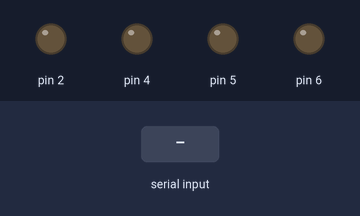
Simulated run of this sketch. Board: Arduino Uno, built with avr-gcc and run on an emulated ATmega328P. On the bench: output pins drawn as LEDs (lit = HIGH). The inputs (shaded band) are chosen by the test bench.

Above: at 1.2 s.
1.3 s: "#" received over Serial
At 2.4 s:
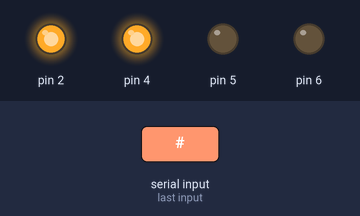
Timing chart, 0 to 4.3 s (numbered marks = the images above; inputs shaded):
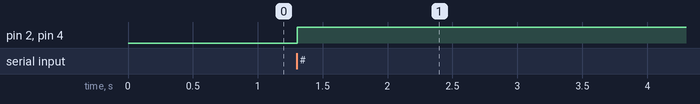

The sketch:

Motor_Move.ino
```cpp
String Bval;
int mspeed;
String Direction;
int speed;
int speed_increment;
float hrt;

void setup(){
  Serial.begin(9600);
  Bval = "";
  mspeed = 120;
  Direction = "";
  speed = 70;
  speed_increment = 10;
  hrt = 0.5;

  pinMode(2, OUTPUT);
  pinMode(5, OUTPUT);
  pinMode(4, OUTPUT);
  pinMode(6, OUTPUT);
}

void loop(){
  while (Serial.available() > 0) {
    Bval = Bval + ((char)(Serial.read()));
    delay(2);
  }
  //Serial.print(String(Direction));
  if(String(Bval).charAt(0)=='#'){
    Direction = Bval;
    if(String(Direction).charAt(1) == 'W'){ //Forward
    Serial.print("Test");
        digitalWrite(2,HIGH);
        analogWrite(5,speed);
        digitalWrite(4,LOW);
        analogWrite(6,(speed));
    }
    else if(String(Direction).charAt(1) == 'Q'){ //Left Forward
        digitalWrite(2,HIGH);
        analogWrite(5,speed*(1-hrt));
        digitalWrite(4,LOW);
        analogWrite(6,(speed*(1+hrt)));
    }
    else if(String(Direction).charAt(1) == 'E'){ //Right Forward
        digitalWrite(2,HIGH);
        analogWrite(5,speed*(1+hrt));
        digitalWrite(4,LOW);
        analogWrite(6,(speed*(1-hrt)));
    }
    else if(String(Direction).charAt(1) == 'S'){ //Stop
        digitalWrite(2,LOW);
        analogWrite(5,0);
        digitalWrite(4,HIGH);
        analogWrite(6,0);
    }
    else if(String(Direction).charAt(1) == 'X'){ //Back
        digitalWrite(2,LOW);
        analogWrite(5,speed);
        digitalWrite(4,HIGH);
        analogWrite(6,speed);
    }
    else if(String(Direction).charAt(1) == 'Z'){ //Left Back
        digitalWrite(2,LOW);
        analogWrite(5,speed*(1-hrt));
        digitalWrite(4,HIGH);
        analogWrite(6,speed*(1+hrt));
    }
    else if(String(Direction).charAt(1) == 'C'){ //Right Back
        digitalWrite(2,LOW);
        analogWrite(5,speed*(1+hrt));
        digitalWrite(4,HIGH);
        analogWrite(6,speed*(1-hrt));
    }
    else if(String(Direction).charAt(1) == 'A'){ //Rotate Left
        digitalWrite(2,LOW);
        analogWrite(5,speed);
        digitalWrite(4,LOW);
        analogWrite(6,speed);
    }
    else if(String(Direction).charAt(1) == 'D'){ //Rotate Right
        digitalWrite(2,HIGH);
        analogWrite(5,speed);
        digitalWrite(4,HIGH);
        analogWrite(6,speed);
    }
    else{
      digitalWrite(2,HIGH);
      analogWrite(5,0);
      digitalWrite(4,HIGH);
      analogWrite(6,0);
    }
  }
  else if(String(Bval).charAt(0)=='%'){
    if(String(Bval).charAt(1)=='I'){
      speed=speed+speed_increment;
    }
    else if(String(Bval).charAt(1)=='R'){
      speed=40;
    }
    else if(String(Bval).charAt(1)=='L'){
      speed=speed-speed_increment;
    }
    else{
    }
    Bval = "";
  }
  Bval = "";
}
```

Measured:
- after the input at 1.3 s, pin 2, pin 4: LOW → HIGH at once
